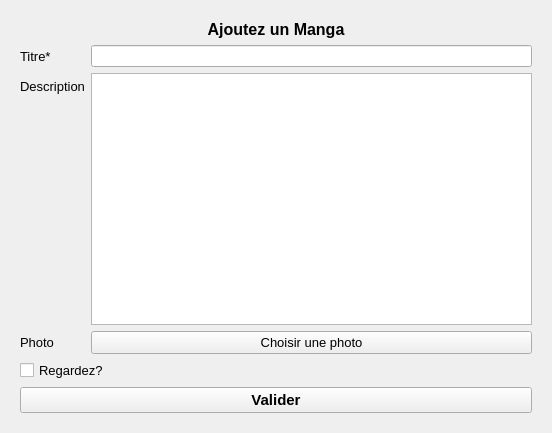
<?xml version="1.0" encoding="UTF-8"?>
<ui version="4.0">
 <class>Manga</class>
 <widget class="QWidget" name="Manga">
  <property name="geometry">
   <rect>
    <x>0</x>
    <y>0</y>
    <width>552</width>
    <height>433</height>
   </rect>
  </property>
  <property name="windowTitle">
   <string>Form</string>
  </property>
  <layout class="QVBoxLayout" name="verticalLayout" stretch="0">
   <item>
    <widget class="QWidget" name="widget" native="true">
     <property name="styleSheet">
      <string notr="true"/>
     </property>
     <layout class="QVBoxLayout" name="verticalLayout_2">
      <item>
       <widget class="QLabel" name="label">
        <property name="font">
         <font>
          <pointsize>12</pointsize>
          <bold>true</bold>
         </font>
        </property>
        <property name="text">
         <string>Ajoutez un Manga</string>
        </property>
        <property name="alignment">
         <set>Qt::AlignmentFlag::AlignCenter</set>
        </property>
       </widget>
      </item>
      <item>
       <layout class="QFormLayout" name="formLayout">
        <item row="0" column="0">
         <widget class="QLabel" name="label_2">
          <property name="font">
           <font>
            <pointsize>10</pointsize>
            <fontweight>DemiBold</fontweight>
           </font>
          </property>
          <property name="text">
           <string>Titre*</string>
          </property>
         </widget>
        </item>
        <item row="1" column="0">
         <widget class="QLabel" name="label_3">
          <property name="font">
           <font>
            <pointsize>10</pointsize>
            <fontweight>DemiBold</fontweight>
           </font>
          </property>
          <property name="autoFillBackground">
           <bool>false</bool>
          </property>
          <property name="text">
           <string>Description</string>
          </property>
         </widget>
        </item>
        <item row="2" column="0">
         <widget class="QLabel" name="label_4">
          <property name="font">
           <font>
            <pointsize>10</pointsize>
            <fontweight>DemiBold</fontweight>
           </font>
          </property>
          <property name="text">
           <string>Photo</string>
          </property>
         </widget>
        </item>
        <item row="0" column="1">
         <widget class="QLineEdit" name="lineEdiTitre"/>
        </item>
        <item row="1" column="1">
         <widget class="QTextEdit" name="textEditDescription"/>
        </item>
        <item row="2" column="1">
         <widget class="QPushButton" name="pushButtonPhoto">
          <property name="font">
           <font>
            <pointsize>10</pointsize>
            <fontweight>DemiBold</fontweight>
           </font>
          </property>
          <property name="text">
           <string>Choisir une photo</string>
          </property>
         </widget>
        </item>
        <item row="3" column="0" colspan="2">
         <widget class="QCheckBox" name="checkBoxRegarder">
          <property name="font">
           <font>
            <pointsize>10</pointsize>
            <fontweight>DemiBold</fontweight>
           </font>
          </property>
          <property name="text">
           <string>Regardez?</string>
          </property>
          <property name="tristate">
           <bool>false</bool>
          </property>
         </widget>
        </item>
       </layout>
      </item>
      <item>
       <widget class="QPushButton" name="pushButtonValider">
        <property name="font">
         <font>
          <pointsize>11</pointsize>
          <bold>true</bold>
         </font>
        </property>
        <property name="text">
         <string>Valider</string>
        </property>
       </widget>
      </item>
     </layout>
    </widget>
   </item>
  </layout>
 </widget>
 <resources/>
 <connections/>
</ui>
